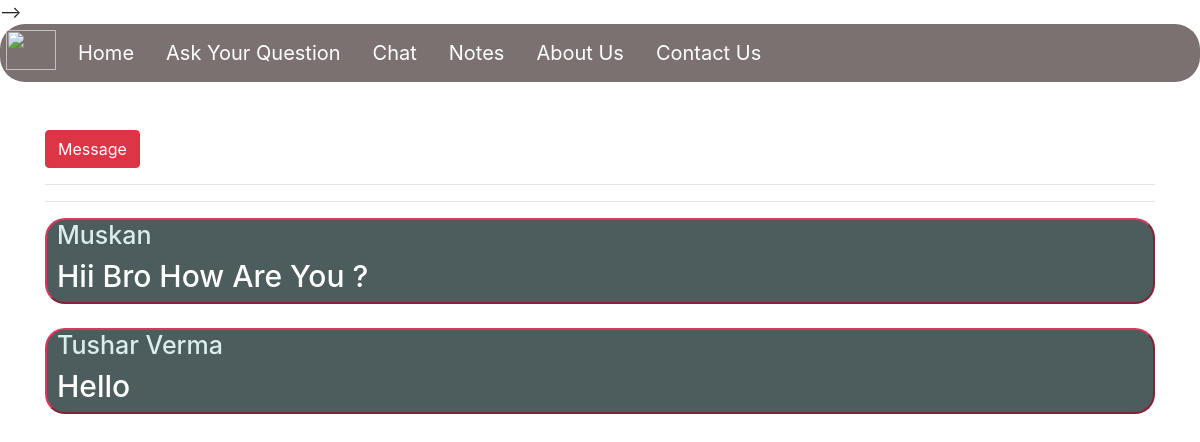
The app's page /chat/chatting/, older data.
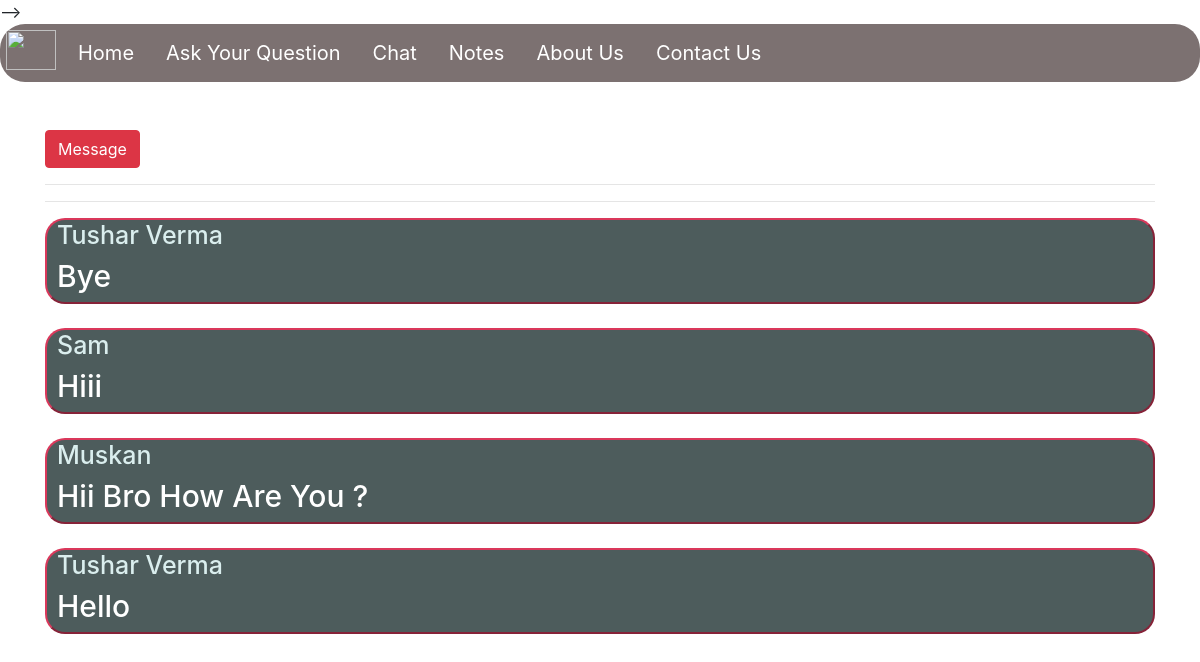
The same page, newer data.
### chatting/models.py (models this page shows)
class chattingkre(models.Model):
    name=models.CharField(max_length=50)
    text=models.TextField()
    def __str__(self):
        return self.name

### chatting/views.py (the view, shortened to what this page needs)
# urls.py: path('chat/',include("chatting.urls"))
def chatting(request):
    Name = request.POST.get('name', 'No')
    Text=request.POST.get('message', 'No')
    if Name=="No" or Text=="No":
        catprods = chattingkre.objects.all()
        n=len(catprods)
        print(catprods)
        details={'name':Name,'text':Text,'catprods':catprods,'range':range(1,n)}
        return render(request,'chatting.html',details)

### chatting/templates/chatting.html (shortened to what this page needs)
<!doctype html>
<html lang="en">
<head>
   <link rel="stylesheet" href="https://stackpath.bootstrapcdn.com/bootstrap/4.3.1/css/bootstrap.min.css"
> -->
</head>
<body background="https://wallpapercave.com/wp/wp5471067.jpg">
  <ul>
          <li><img src="https://cdn-icons-png.flaticon.com/512/2274/2274755.png" type="image/x-icon"></li>
    <li><a href="/">Home</a></li>
    <li><a href="/AskQuestion">Ask Your Question</a></li>
    <li><a href="/chat/">Chat</a></li>
    <li><a href="/">Notes</a></li>
    <li><a href="/aboutus">About Us</a></li>
    <li><a href="/">Contact Us</a></li>
  </ul>
  <div class=container>
    <font color="white">
      <br>
      <br>
      <form action='/chat/' onsubmit="return validate()" method='post'> {% csrf_token %}
        <button type="submit" class="btn btn-danger">Message</button>
      </form>
      <hr color="white">
      <hr color="white">
      {% for i in catprods|slice:"::-1" %}
      <div class="ans" style="border: 2px outset rgb(218, 56, 91);border-radius:20px; ">
        <h3 style="margin-left:10px;font-size:25px;color:rgb(218, 238, 238)">{{ i.name|title }}</h3>
        <h3 style="margin-left:10px;font-size:30px">{{ i.text|title }}</h3>
      </div><br>
      {% endfor %}
</body>
</html>

Row changes from the older to the newer data that the page shows:
added chattingkre: name "Tushar Verma", text "Bye"
added chattingkre: name "Sam", text "Hiii"
